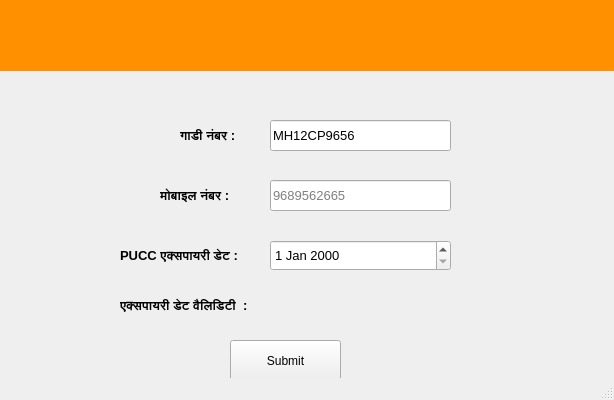
<?xml version="1.0" encoding="UTF-8"?>
<ui version="4.0">
 <class>MainWindow</class>
 <widget class="QMainWindow" name="MainWindow">
  <property name="geometry">
   <rect>
    <x>0</x>
    <y>0</y>
    <width>614</width>
    <height>400</height>
   </rect>
  </property>
  <property name="windowTitle">
   <string>MainWindow</string>
  </property>
  <widget class="QWidget" name="centralwidget">
   <widget class="QLineEdit" name="bike_num_LE">
    <property name="geometry">
     <rect>
      <x>270</x>
      <y>120</y>
      <width>181</width>
      <height>31</height>
     </rect>
    </property>
    <property name="font">
     <font>
      <pointsize>10</pointsize>
     </font>
    </property>
    <property name="toolTip">
     <string/>
    </property>
    <property name="autoFillBackground">
     <bool>false</bool>
    </property>
    <property name="styleSheet">
     <string notr="true">color: qlineargradient(spread:reflect, x1:0, y1:0, x2:1, y2:0, stop:0.113636 rgba(0, 255, 255, 255), stop:1 rgba(255, 255, 255, 255));</string>
    </property>
    <property name="placeholderText">
     <string>MH12CP9656</string>
    </property>
   </widget>
   <widget class="QLabel" name="epiry_label">
    <property name="geometry">
     <rect>
      <x>120</x>
      <y>240</y>
      <width>171</width>
      <height>31</height>
     </rect>
    </property>
    <property name="font">
     <font>
      <pointsize>10</pointsize>
      <weight>75</weight>
      <bold>true</bold>
     </font>
    </property>
    <property name="text">
     <string>PUCC एक्सपायरी डेट :</string>
    </property>
   </widget>
   <widget class="QPushButton" name="pushButton">
    <property name="geometry">
     <rect>
      <x>230</x>
      <y>340</y>
      <width>111</width>
      <height>41</height>
     </rect>
    </property>
    <property name="styleSheet">
     <string notr="true"/>
    </property>
    <property name="text">
     <string>Submit</string>
    </property>
   </widget>
   <widget class="QLineEdit" name="mob_num_LE">
    <property name="geometry">
     <rect>
      <x>270</x>
      <y>180</y>
      <width>181</width>
      <height>31</height>
     </rect>
    </property>
    <property name="font">
     <font>
      <pointsize>10</pointsize>
     </font>
    </property>
    <property name="text">
     <string/>
    </property>
    <property name="placeholderText">
     <string>9689562665</string>
    </property>
   </widget>
   <widget class="QLabel" name="mob_num_label">
    <property name="geometry">
     <rect>
      <x>160</x>
      <y>180</y>
      <width>121</width>
      <height>31</height>
     </rect>
    </property>
    <property name="font">
     <font>
      <pointsize>10</pointsize>
      <weight>75</weight>
      <bold>true</bold>
     </font>
    </property>
    <property name="text">
     <string>मोबाइल नंबर :</string>
    </property>
   </widget>
   <widget class="QDateEdit" name="dateEdit">
    <property name="geometry">
     <rect>
      <x>270</x>
      <y>240</y>
      <width>181</width>
      <height>31</height>
     </rect>
    </property>
    <property name="font">
     <font>
      <pointsize>10</pointsize>
     </font>
    </property>
   </widget>
   <widget class="QLabel" name="label">
    <property name="geometry">
     <rect>
      <x>0</x>
      <y>0</y>
      <width>651</width>
      <height>71</height>
     </rect>
    </property>
    <property name="styleSheet">
     <string notr="true">background-color: rgb(255, 144, 0);</string>
    </property>
    <property name="text">
     <string/>
    </property>
   </widget>
   <widget class="QLabel" name="bike_no_label">
    <property name="geometry">
     <rect>
      <x>180</x>
      <y>120</y>
      <width>111</width>
      <height>31</height>
     </rect>
    </property>
    <property name="font">
     <font>
      <pointsize>10</pointsize>
      <weight>75</weight>
      <bold>true</bold>
     </font>
    </property>
    <property name="text">
     <string>गाडी नंबर :</string>
    </property>
   </widget>
   <widget class="QLabel" name="epiry_label_2">
    <property name="geometry">
     <rect>
      <x>120</x>
      <y>290</y>
      <width>171</width>
      <height>31</height>
     </rect>
    </property>
    <property name="font">
     <font>
      <pointsize>10</pointsize>
      <weight>75</weight>
      <bold>true</bold>
     </font>
    </property>
    <property name="text">
     <string>एक्सपायरी डेट वैलिडिटी  :</string>
    </property>
   </widget>
  </widget>
  <widget class="QStatusBar" name="statusbar"/>
 </widget>
 <resources/>
 <connections/>
</ui>
